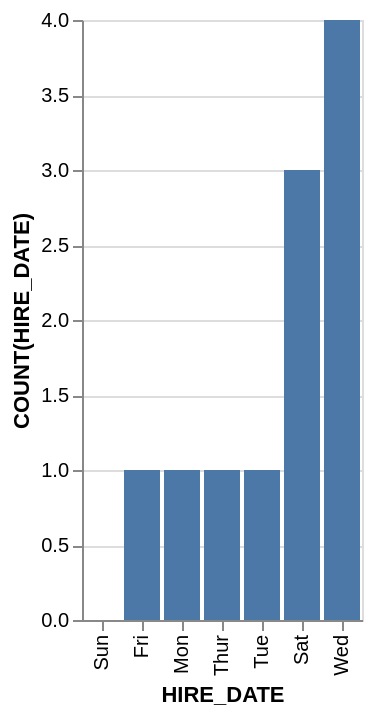

The Vega-Lite source for this figure:
### Vega-Lite specification from a JSON file in a GitHub repository (floating-point values rounded to 4 significant figures)
{"data": {"values": [{"x_data": "Sun", "y_data": 0}, {"x_data": "Fri", "y_data": 1}, {"x_data": "Mon", "y_data": 1}, {"x_data": "Thur", "y_data": 1}, {"x_data": "Tue", "y_data": 1}, {"x_data": "Sat", "y_data": 3}, {"x_data": "Wed", "y_data": 4}]}, "mark": "bar", "encoding": {"x": {"field": "x_data", "type": "nominal", "title": "HIRE_DATE", "sort": {"op": "sum", "field": "y_data", "order": "ascending"}}, "y": {"field": "y_data", "type": "quantitative", "title": "COUNT(HIRE_DATE)"}}}
